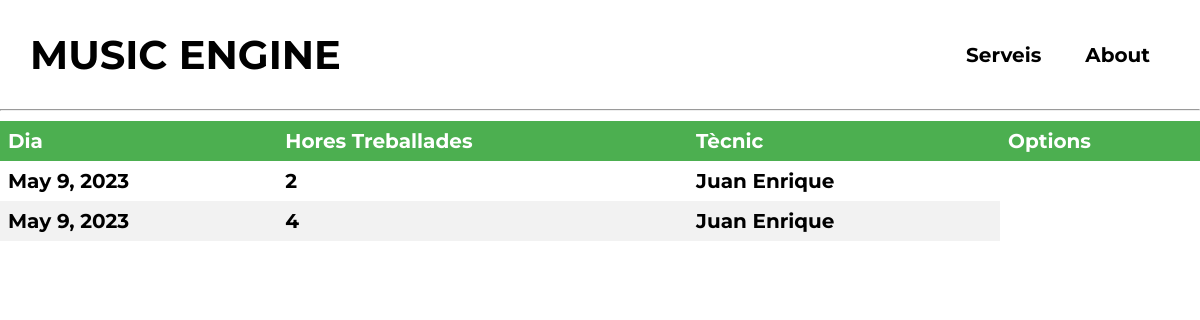
Page /hours/ (signed in) on the committed database.
### music_engine/models.py (models this page shows)
class HoursRecord(models.Model):
    id = models.IntegerField(primary_key=True, auto_created=True)
    date = models.DateField(default=date.today)
    hours = models.IntegerField(validators=[MinValueValidator(0), MaxValueValidator(8)], default=0)
    technician = models.ForeignKey(User, on_delete=models.CASCADE)

### music_engine/views.py (the view)
# urls.py: path('hours/', HoursListView.as_view(), name='hours_list'),
class HoursListView(ListView):
    model = HoursRecord
    template_name = 'hours_list.html'
    context_object_name = 'hours'

### templates/hours_list.html (shortened to what this page needs)
{% include 'navbar.html' %}
<body>
<table>
    <thead>
    <tr>
        <th>Dia</th>
        <th>Hores Treballades</th>
        <th>Tècnic</th>
        <th>Options</th>
    </tr>
    </thead>
    <tbody>
    {% for h in hours %}
        <tr>
            {% if user.username != 'comercial' %}
                {% if h.technician == user %}
                <td>{{ h.date }}</td>
                <td>{{ h.hours }}</td>
                <td>{{ h.technician.first_name }}</td>
                <td>
                  <ul>
                    <li><a href="{% url 'hours_update' h.pk %}">Editar</a></li>
                    <li><a href="{% url 'hours_delete' h.pk %}">Elimiar</a></li>
                  </ul>
                </td>
                {% endif %}
            {% else %}
                <td>{{ h.date }}</td>
                <td>{{ h.hours }}</td>
                <td>{{ h.technician.first_name }}</td>
            {% endif %}
        </tr>
    {% endfor %}
    </tbody>
</table>
</body>

### static/css/table.css (style rules this page uses)
table { border-collapse: collapse; width: 100%; }
th, td { text-align: left; padding: 8px; }
tr:nth-child(even) { background-color: #f2f2f2; }
th { background-color: #4CAF50; color: white; }

### templates/navbar.html (style rules this page uses)
* { box-sizing: border-box; margin: 0; padding: 0; }
li, a, button, p, tr { font-family: "Montserrat", sans-serif; font-weight: 700; font-size: 20px; color: black; text-decoration: none; }

### rows in the picture
HoursRecord: date "May 9, 2023", hours "2", technician.first_name "Juan Enrique"
HoursRecord: date "May 9, 2023", hours "4", technician.first_name "Juan Enrique"
